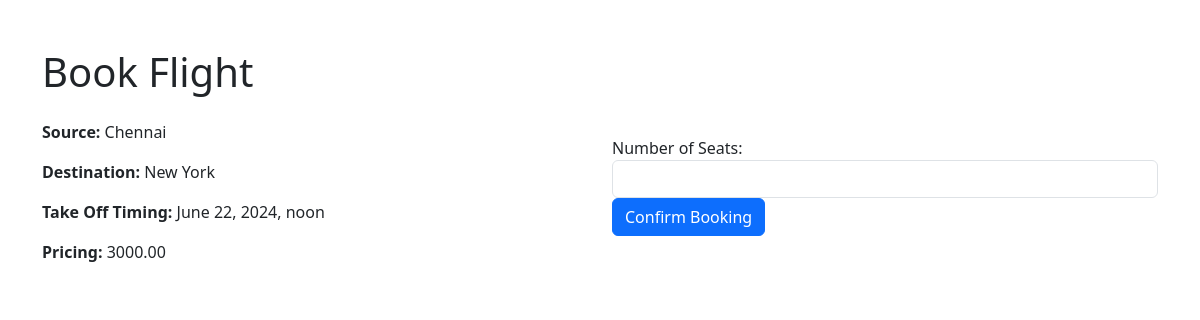
/bookings/book/1/ (signed in), run on the app's committed database.
### bookings/models.py (models this page shows, shortened)
class FlightSchedule(models.Model):
    source = models.CharField(max_length=100)
    destination = models.CharField(max_length=100)
    take_off_timing = models.DateTimeField()
    max_seats = models.PositiveIntegerField()
    pricing = models.DecimalField(max_digits=10, decimal_places=2)
    booked_seats = models.PositiveIntegerField(default=0)

### bookings/views.py (the view, shortened to what this page needs)
# urls.py: path('book/<int:flight_id>/', views.book_flight, name='book_flight'),
@login_required
def book_flight(request, flight_id):
    flight = get_object_or_404(FlightSchedule, id=flight_id)
    return render(request, 'bookings/book_flight.html', {'flight': flight})

### bookings/templates/bookings/book_flight.html (shortened to what this page needs)
{% extends 'bookings/layout.html' %}
{% block content %}
<div class="container mt-5">
    <h1 class="mb-4">Book Flight</h1>
    <div class="row">
        <div class="col-md-6">
            <p><strong>Source:</strong> {{ flight.source }}</p>
            <p><strong>Destination:</strong> {{ flight.destination }}</p>
            <p><strong>Take Off Timing:</strong> {{ flight.take_off_timing }}</p>
            <p><strong>Pricing:</strong> {{ flight.pricing }}</p>
        </div>
        <div class="col-md-6">
            <form method="post" class="mt-3">
                <div class="form-group">
                    <label for="seats">Number of Seats:</label>
                    {% with max_available_seats=flight.max_seats|add:'-'|add:flight.booked_seats %}
                    <input type="number" name="seats" id="seats" min="1" max="{{ max_available_seats }}" class="form-control" required>
                    {% endwith %}
                </div>
                <button type="submit" class="btn btn-primary">Confirm Booking</button>
            </form>
        </div>
    </div>
</div>
{% endblock %}

### data on the page
FlightSchedule: source "Chennai", destination "New York", take_off_timing "June 22, 2024, noon", pricing "3000.00"
